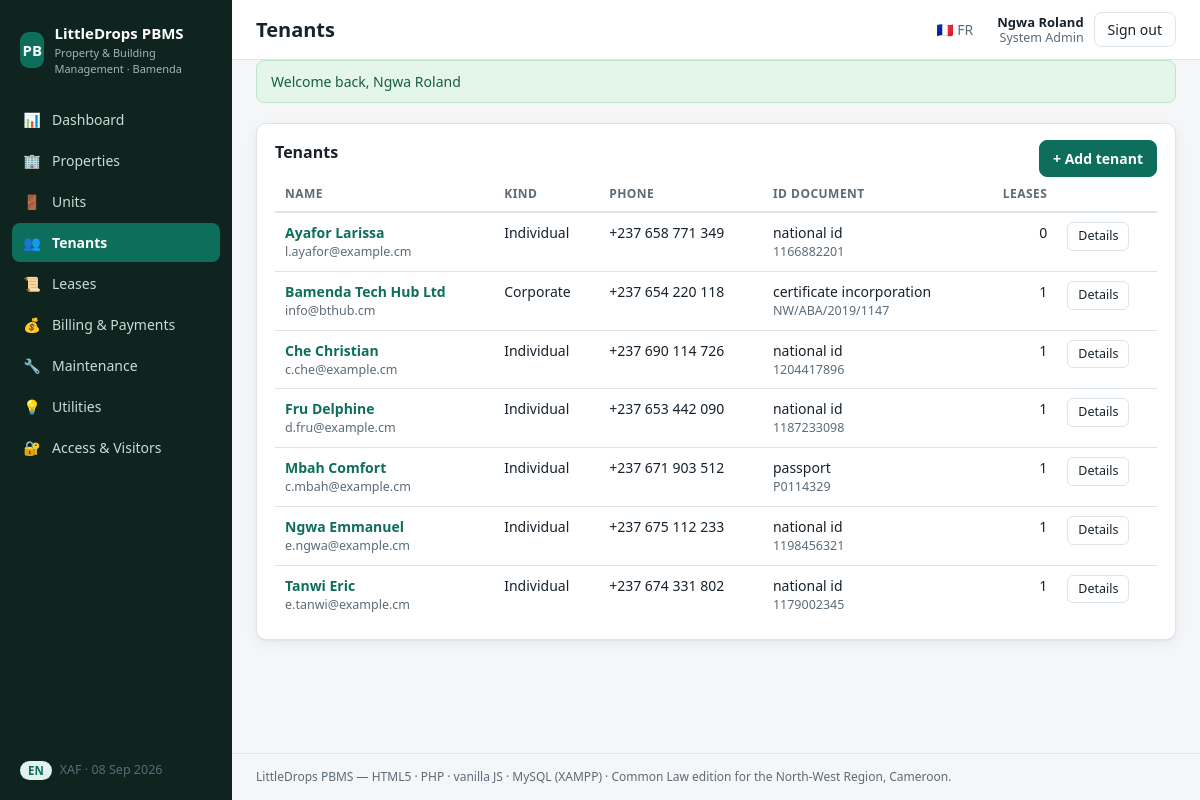
Screenshot of /index.php?r=tenants (signed in) with the database file from the repository.
### tables this page shows
CREATE TABLE IF NOT EXISTS tenants (
  id             INT UNSIGNED AUTO_INCREMENT PRIMARY KEY,
  user_id        INT UNSIGNED NULL,              
  kind           ENUM('individual','corporate') NOT NULL DEFAULT 'individual',
  name           VARCHAR(160) NOT NULL,
  email          VARCHAR(160) NULL,
  phone          VARCHAR(30)  NULL,
  alt_phone      VARCHAR(30)  NULL,
  emergency_name  VARCHAR(120) NULL,
  emergency_phone VARCHAR(30)  NULL,
  id_type        ENUM('national_id','passport','certificate_incorporation','residence_permit') NULL,
  id_number      VARCHAR(60) NULL,
  notes          TEXT NULL,
  created_at     DATETIME NOT NULL DEFAULT CURRENT_TIMESTAMP,
  CONSTRAINT fk_tenants_user FOREIGN KEY (user_id) REFERENCES users(id)
    ON DELETE SET NULL ON UPDATE CASCADE,
  INDEX idx_tenants_name (name)
);

### core/View.php (called while the page is built, shortened)
<?php
final class View
{
    public static function render(string $template, array $data = [], ?string $layout = 'app'): string
    {
        $php = self::resolve($template);
        extract($data, EXTR_SKIP);
        require $php;
        $content = (string) ob_get_clean();
        if ($layout !== null) {
            $content = (string) ob_get_clean();
        }
        return $content;
    }
    private static function resolve(string $template): string
    {
        [$module, $view] = explode('::', $template, 2);
        $file = dirname(__DIR__) . "/modules/$module/Views/" . str_replace(['..', '\\'], '', $view) . '.php';
        return $file;
    }
}

### modules/Tenants/Controllers/TenantController.php (called while the page is built, shortened)
<?php
final class TenantController extends Controller
{
    public function index(): void
    {
        $this->view('Tenants::index', ['title' => t('tenant.title'), 'tenants' => Tenant::all()]);
    }
}

### index.php (called while the page is built, shortened)
<?php
$router = new Core\Router();
$router->loadModules();
$router->dispatch(Core\Request::route());

### core/Auth.php (called while the page is built, shortened)
<?php
final class Auth
{
    public static function locale(): string
    {
        return $_SESSION['locale'] ?? Config::get('app.locale', 'en');
    }
}

### core/helpers.php (called while the page is built, shortened)
<?php
function url(string $path = ''): string
{
    $path = ltrim($path, '/');
    $base = rtrim(dirname($_SERVER['SCRIPT_NAME'] ?? '/'), '/\\');
    return $path === '' ? $base . '/' : $base . "/index.php?r=" . urlencode($path);
}
function e(?string $s): string
{
    return htmlspecialchars((string) $s, ENT_QUOTES | ENT_SUBSTITUTE, 'UTF-8');
}
function t(string $key, array $replace = []): string
{
    static $dict = null;
    $dict ??= require __DIR__ . '/translations.php';
    $locale = \Core\Auth::locale();
    $text = $dict[$locale][$key] ?? $dict['en'][$key] ?? $key;
    return $text;
}

### core/Config.php (called while the page is built, shortened)
<?php
final class Config
{
    private static ?array $data = null;
    public static function load(): array
    {
        if (self::$data !== null) {
            return self::$data;
        }
        self::$data = [
            'app' => [
                'name'      => 'LittleDrops PBMS',
                'tagline'   => 'Property & Building Management · Bamenda, Cameroon',
                'locale'    => 'en',
                'timezone'  => 'Africa/Douala',
            ],
            'db' => [
                'driver'    => 'mysql',
                'host'      => '127.0.0.1',
                'port'      => 3306,
                'database'  => 'pbms',
                'username'  => 'root',
                'password'  => '',
                'charset'   => 'utf8mb4',
            ],
            'legal' => [
                'default_legal_system' => 'common_law',
                'default_jurisdiction' => 'Bamenda, North-West Region, Cameroon',
                'default_notice_days'  => 30,
                'late_fee_penalty_pct' => 5.00,
                'late_fee_grace_days'  => 7,
            ],
            'modules' => ['Auth', 'Dashboard', 'Properties', 'Tenants', 'Leases', 'Billing', 'Maintenance', 'Utilities', 'Access'],
        ];
        return self::$data;
    }
    public static function get(string $path, $default = null)
    {
        $node = self::load();
        foreach (explode('.', $path) as $key) {
            $node = $node[$key];
        }
        return $node;
    }
}

### core/Database.php (called while the page is built, shortened)
<?php
final class Database
{
    private static ?PDO $pdo = null;
    public static function pdo(): PDO
    {
        if (self::$pdo === null) {
            $db  = Config::get('db');
            $dsn = sprintf(
                'mysql:host=%s;port=%d;dbname=%s;charset=%s',
                $db['host'],
                (int) $db['port'],
                $db['database'],
                $db['charset']
            );
            self::$pdo = new PDO($dsn, $db['username'], $db['password'], [
                PDO::ATTR_ERRMODE            => PDO::ERRMODE_EXCEPTION,
                PDO::ATTR_DEFAULT_FETCH_MODE => PDO::FETCH_ASSOC,
                PDO::ATTR_EMULATE_PREPARES   => false,
            ]);
        }
        return self::$pdo;
    }
    public static function run(string $sql, array $params = []): PDOStatement
    {
        $st = self::pdo()->prepare($sql);
        $st->execute($params);
        return $st;
    }
    public static function rows(string $sql, array $params = []): array
    {
        return self::run($sql, $params)->fetchAll();
    }
}

### modules/Tenants/Models/Tenant.php (called while the page is built, shortened)
<?php
final class Tenant
{
    public static function all(): array
    {
        return Database::rows(
            "SELECT tn.*,
                    (SELECT COUNT(*) FROM leases l WHERE l.tenant_id = tn.id AND l.status IN ('active','in_recovery')) AS active_leases
               FROM tenants tn ORDER BY tn.name"
        );
    }
}

### modules/Tenants/Views/index.php (the view, shortened to what this page needs)
<section class="panel">
  <div class="panel-head">
    <h2><?= e(t('tenant.title')) ?></h2>
    <details class="dropdown">
      <summary class="btn btn-primary">+ <?= e(t('tenant.add')) ?></summary>
    </details>
  </div>
  <table class="table">
    <thead><tr>
      <th><?= e(t('common.name')) ?></th>
      <th><?= e(t('tenant.kind')) ?></th>
      <th><?= e(t('common.phone')) ?></th>
      <th><?= e(t('tenant.id_doc')) ?></th>
      <th class="num"><?= e(t('tenant.leases')) ?></th>
      <th></th>
    </tr></thead>
    <tbody>
      <?php foreach ($tenants as $tn): ?>
      <tr>
        <td><a href="<?= e(url('tenants/' . $tn['id'])) ?>"><strong><?= e($tn['name']) ?></strong></a>
          <?php if ($tn['email']): ?><div class="muted"><?= e($tn['email']) ?></div><?php endif; ?></td>
        <td><?= e($tn['kind'] === 'corporate' ? t('tenant.corporate') : t('tenant.individual')) ?></td>
        <td><?= e($tn['phone'] ?? '—') ?></td>
        <td><?= e($tn['id_type'] ? str_replace('_', ' ', $tn['id_type']) : '—') ?>
          <?php if ($tn['id_number']): ?><div class="muted"><?= e($tn['id_number']) ?></div><?php endif; ?></td>
        <td class="num"><?= (int) $tn['active_leases'] ?></td>
        <td><a class="btn btn-sm" href="<?= e(url('tenants/' . $tn['id'])) ?>"><?= e(t('common.details')) ?></a></td>
      </tr>
      <?php endforeach; ?>
    </tbody>
  </table>
</section>

### core/Router.php (shortened to what this page needs)
<?php
final class Router
{
    private array $routes = [];
    public function add(string $method, string $pattern, callable|array $handler): void
    {
        if (is_array($handler)) {
            [$class, $action] = $handler;
            $handler = static fn(array $params): mixed => (new $class())->{$action}($params);
        }
        $this->routes[strtoupper($method)][] = [$pattern, $handler];
    }
    public function dispatch(string $route): void
    {
        $method = Request::method();
        $route  = trim($route, '/');
        foreach ($this->routes[$method] ?? [] as [$pattern, $handler]) {
            $regex = '#^' . preg_replace('#\{(\w+)\}#', '(?P<$1>[^/]+)', $pattern) . '$#';
            if (preg_match($regex, $route, $m)) {
                $params = array_filter($m, 'is_string', ARRAY_FILTER_USE_KEY);
                $handler($params);
                return;
            }
        }
    }
}

### assets/css/app.css (style rules this page uses)
:root { --bg: #f4f6f8; --panel: #ffffff; --ink: #17222b; --muted: #5c6b77; --line: #dde4ea; --brand: #0e6e5c; --brand-ink: #ffffff; --brand-soft: #e3f2ee; --danger: #b3261e; --danger-soft: #fdeceb; --amber-soft: #fff4dc; --green-soft: #e4f5e9; --blue-soft: #e7f0fb; --radius: 10px; --shadow: 0 1px 2px rgba(23, 34, 43, .06), 0 4px 14px rgba(23, 34, 43, .05); --mono: "Consolas", "Menlo", monospace; }
* { box-sizing: border-box; }
html, body { margin: 0; padding: 0; }
body { font: 15px/1.5 system-ui, -apple-system, "Segoe UI", Roboto, Arial, sans-serif; background: var(--bg); color: var(--ink); }
a { color: var(--brand); text-decoration: none; }
.panel { background: var(--panel); border: 1px solid var(--line); border-radius: var(--radius); box-shadow: var(--shadow); padding: 16px 18px; }
.panel-head { display: flex; justify-content: space-between; align-items: flex-start; gap: 12px; flex-wrap: wrap; }
.panel h2 { font-size: 16px; margin: 0 0 10px; }
.table { width: 100%; border-collapse: collapse; font-size: 14px; }
.table th { text-align: left; font-size: 12px; text-transform: uppercase; letter-spacing: .04em; color: var(--muted); border-bottom: 2px solid var(--line); padding: 8px 10px; }
.table td { padding: 9px 10px; border-bottom: 1px solid var(--line); vertical-align: top; }
.table tr:last-child td { border-bottom: none; }
.table .num { text-align: right; font-variant-numeric: tabular-nums; white-space: nowrap; }
.muted { color: var(--muted); font-size: 12.5px; }
.btn { display: inline-flex; align-items: center; gap: 6px; cursor: pointer; background: #fff; color: var(--ink); border: 1px solid var(--line); border-radius: 8px; padding: 7px 13px; font-size: 14px; font-family: inherit; }
.btn-primary { background: var(--brand); border-color: var(--brand); color: var(--brand-ink); font-weight: 600; }
.btn-sm { padding: 4px 10px; font-size: 12.5px; border-radius: 6px; }
details.dropdown { position: relative; }
details.dropdown > summary { list-style: none; }

### rows the page displays
tenants: name "Ayafor Larissa", email "l.ayafor@example.cm", kind "Individual", phone "+237 658 771 349", id_type "national id", id_number "1166882201", active_leases "0"
tenants: name "Bamenda Tech Hub Ltd", email "info@bthub.cm", kind "Corporate", phone "+237 654 220 118", id_type "certificate incorporation", id_number "NW/ABA/2019/1147", active_leases "1"
tenants: name "Che Christian", email "c.che@example.cm", kind "Individual", phone "+237 690 114 726", id_type "national id", id_number "1204417896", active_leases "1"
tenants: name "Fru Delphine", email "d.fru@example.cm", kind "Individual", phone "+237 653 442 090", id_type "national id", id_number "1187233098", active_leases "1"
tenants: name "Mbah Comfort", email "c.mbah@example.cm", kind "Individual", phone "+237 671 903 512", id_type "passport", id_number "P0114329", active_leases "1"
tenants: name "Ngwa Emmanuel", email "e.ngwa@example.cm", kind "Individual", phone "+237 675 112 233", id_type "national id", id_number "1198456321", active_leases "1"
tenants: name "Tanwi Eric", email "e.tanwi@example.cm", kind "Individual", phone "+237 674 331 802", id_type "national id", id_number "1179002345", active_leases "1"

### other values shown
$icon "📊"
$label "Dashboard"
$icon "🏢"
$label "Properties"
$icon "🚪"
$label "Units"
$icon "👥"
$label "Tenants"
$icon "📜"
$label "Leases"
$icon "💰"
$label "Billing & Payments"
$icon "🔧"
$label "Maintenance"
$icon "💡"
